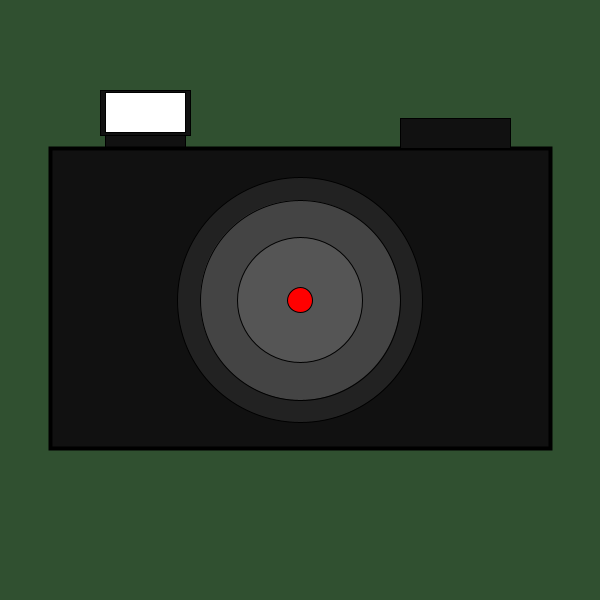
Frame 1 (no input)
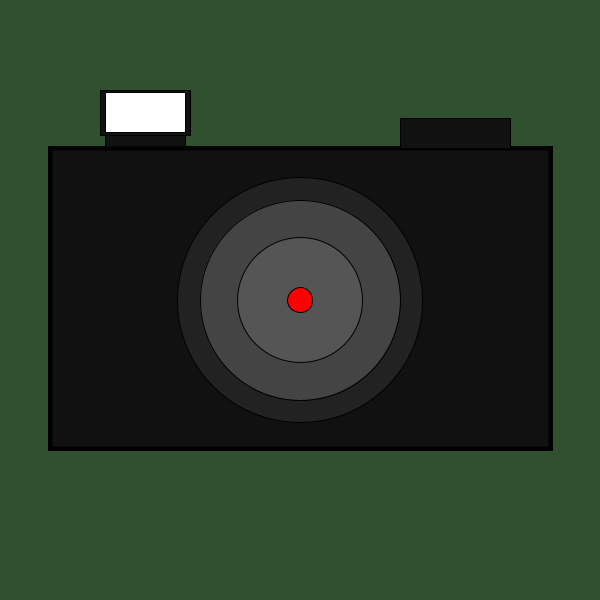
Frame 60 (the mouse pressed at the canvas centre just before this capture)
Frame 120 (the mouse held since frame 60 and released just before this capture): identical to frame 60, image omitted

The Processing sketch that drew these frames (run headless with seeded random() and noise(); from frame 60 on, the mouse is pressed at the canvas centre):

// Processing sketch: Personal_Piece_Unit_1
// ── Personal_Piece_Unit_1.pde
//compact camera
void setup() {
  size(600, 600);
  background(#305030);
}

void draw() {
  fill(#111111);               //flash
  rect(105, 90, 80, 135);
  rect(100, 90, 90, 45);
  fill(#FFFFFF);
  rect(105, 92, 80, 40);

  fill(#111111);               //main body
  strokeWeight(4);
  rect(50, 148, 500, 300);
  strokeWeight(1);
  rect(400, 118, 110, 30);

  fill(#222222);               //lense
  circle(300, 300, 245);
  fill(#444444);
  circle(300, 300, 200);
  fill(#555555);
  circle(300, 300, 125);
  fill(#FF0000);
  circle(300, 300, 25);

  //save
  if (frameCount == 1) {
    save("camera Personal Piece Unit 1.png");
  }
}
